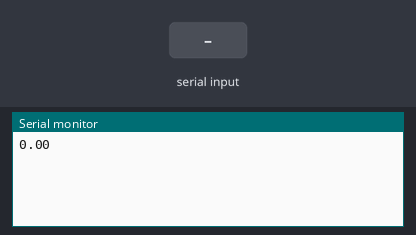
The sketch below on a simulated Arduino Uno, built with avr-gcc and run on an emulated ATmega328P. Shown: the last lines printed to the serial monitor. The test bench sets the inputs (shaded band).

Above: at 1.2 s.
1.3 s: "90,45\n" received over Serial
At 2.2 s:
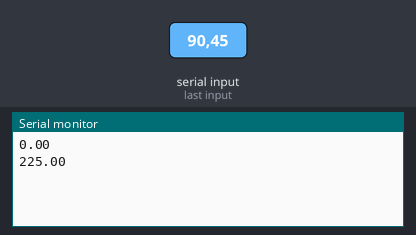
2.8 s: "30,150\n" received over Serial
At 3.7 s:
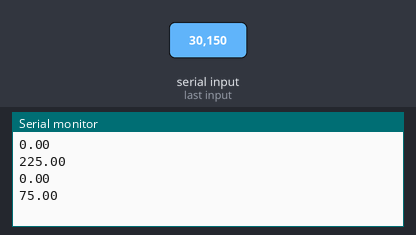
Timing chart, 0 to 5.8 s (numbered marks = the images above; inputs shaded):
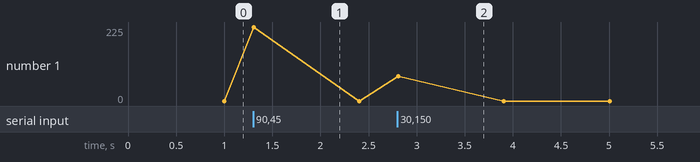

Measured:
- after the input at 1.3 s, the serial monitor: prints a new line at once (image 1)
- after the input at 2.8 s, the serial monitor: prints a new line at once (image 2)

The sketch:

serial_read_write.ino
```cpp
String data;
char EOM='\n'; //end of message;
float dat;
void setup( )
{
Serial.begin(9600);
}
void loop( )
{
data=Serial.readStringUntil(EOM);

dat=data.toFloat();

dat=dat*2.5;


Serial.println(dat);
delay(100);
}
```
